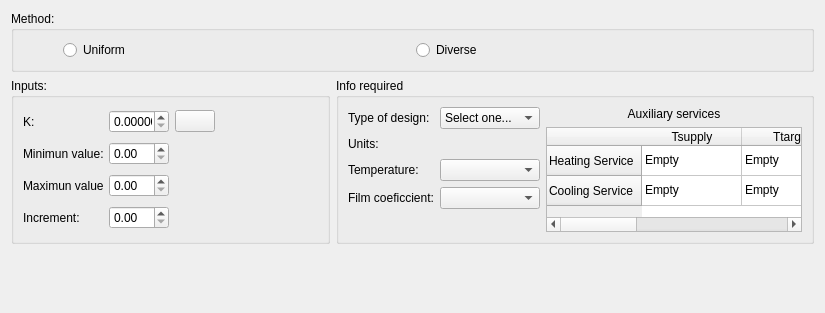
<?xml version="1.0" encoding="UTF-8"?>
<ui version="4.0">
 <class>contenido_plots_area</class>
 <widget class="QWidget" name="contenido_plots_area">
  <property name="geometry">
   <rect>
    <x>0</x>
    <y>0</y>
    <width>825</width>
    <height>313</height>
   </rect>
  </property>
  <property name="windowTitle">
   <string>Form</string>
  </property>
  <layout class="QGridLayout" name="gridLayout_8">
   <item row="0" column="0" colspan="3">
    <layout class="QGridLayout" name="gridLayout_2">
     <item row="0" column="0">
      <widget class="QGroupBox" name="groupBox">
       <property name="title">
        <string>Method:</string>
       </property>
       <layout class="QGridLayout" name="gridLayout_3">
        <item row="0" column="3">
         <spacer name="horizontalSpacer_3">
          <property name="orientation">
           <enum>Qt::Horizontal</enum>
          </property>
          <property name="sizeType">
           <enum>QSizePolicy::Ignored</enum>
          </property>
          <property name="sizeHint" stdset="0">
           <size>
            <width>40</width>
            <height>20</height>
           </size>
          </property>
         </spacer>
        </item>
        <item row="0" column="0">
         <spacer name="horizontalSpacer_2">
          <property name="orientation">
           <enum>Qt::Horizontal</enum>
          </property>
          <property name="sizeType">
           <enum>QSizePolicy::Ignored</enum>
          </property>
          <property name="sizeHint" stdset="0">
           <size>
            <width>40</width>
            <height>20</height>
           </size>
          </property>
         </spacer>
        </item>
        <item row="0" column="2">
         <widget class="QRadioButton" name="Diverse">
          <property name="text">
           <string>Diverse</string>
          </property>
         </widget>
        </item>
        <item row="0" column="1">
         <widget class="QRadioButton" name="Uniform">
          <property name="text">
           <string>Uniform</string>
          </property>
         </widget>
        </item>
       </layout>
      </widget>
     </item>
    </layout>
   </item>
   <item row="1" column="0">
    <layout class="QGridLayout" name="gridLayout_5">
     <item row="0" column="0" rowspan="2">
      <widget class="QGroupBox" name="groupBox_3">
       <property name="title">
        <string>Inputs:</string>
       </property>
       <layout class="QGridLayout" name="gridLayout_7">
        <item row="3" column="1">
         <widget class="QDoubleSpinBox" name="SBinc">
          <property name="maximumSize">
           <size>
            <width>60</width>
            <height>16777215</height>
           </size>
          </property>
         </widget>
        </item>
        <item row="1" column="0">
         <widget class="QLabel" name="labelMin">
          <property name="maximumSize">
           <size>
            <width>80</width>
            <height>16777215</height>
           </size>
          </property>
          <property name="text">
           <string>Minimun value:</string>
          </property>
         </widget>
        </item>
        <item row="2" column="0">
         <widget class="QLabel" name="labelMax">
          <property name="maximumSize">
           <size>
            <width>80</width>
            <height>16777215</height>
           </size>
          </property>
          <property name="text">
           <string>Maximun value:</string>
          </property>
         </widget>
        </item>
        <item row="0" column="0">
         <widget class="QLabel" name="labelK">
          <property name="maximumSize">
           <size>
            <width>80</width>
            <height>16777215</height>
           </size>
          </property>
          <property name="text">
           <string>K:</string>
          </property>
         </widget>
        </item>
        <item row="0" column="3" rowspan="4">
         <spacer name="horizontalSpacer">
          <property name="orientation">
           <enum>Qt::Horizontal</enum>
          </property>
          <property name="sizeType">
           <enum>QSizePolicy::Expanding</enum>
          </property>
          <property name="sizeHint" stdset="0">
           <size>
            <width>40</width>
            <height>20</height>
           </size>
          </property>
         </spacer>
        </item>
        <item row="2" column="1">
         <widget class="QDoubleSpinBox" name="SBmax">
          <property name="maximumSize">
           <size>
            <width>60</width>
            <height>16777215</height>
           </size>
          </property>
         </widget>
        </item>
        <item row="1" column="1">
         <widget class="QDoubleSpinBox" name="SBmin">
          <property name="maximumSize">
           <size>
            <width>60</width>
            <height>16777215</height>
           </size>
          </property>
         </widget>
        </item>
        <item row="0" column="1">
         <widget class="QDoubleSpinBox" name="SBk">
          <property name="maximumSize">
           <size>
            <width>60</width>
            <height>16777215</height>
           </size>
          </property>
          <property name="decimals">
           <number>6</number>
          </property>
         </widget>
        </item>
        <item row="3" column="0">
         <widget class="QLabel" name="labelInc">
          <property name="maximumSize">
           <size>
            <width>80</width>
            <height>16777215</height>
           </size>
          </property>
          <property name="text">
           <string>Increment:</string>
          </property>
         </widget>
        </item>
        <item row="0" column="2">
         <widget class="QPushButton" name="pushButton">
          <property name="text">
           <string/>
          </property>
          <property name="icon">
           <iconset resource="resources.qrc">
            <normaloff>:/resources/Resources/ayuda.png</normaloff>:/resources/Resources/ayuda.png</iconset>
          </property>
         </widget>
        </item>
       </layout>
      </widget>
     </item>
    </layout>
   </item>
   <item row="1" column="1" colspan="2">
    <layout class="QGridLayout" name="gridLayout">
     <item row="0" column="0" rowspan="2">
      <widget class="QGroupBox" name="groupBox_4">
       <property name="title">
        <string>Info required</string>
       </property>
       <layout class="QGridLayout" name="gridLayout_9">
        <item row="0" column="2" rowspan="5">
         <layout class="QGridLayout" name="gridLayout_10">
          <item row="0" column="0">
           <widget class="QLabel" name="labelAux">
            <property name="text">
             <string>Auxiliary services</string>
            </property>
            <property name="alignment">
             <set>Qt::AlignCenter</set>
            </property>
           </widget>
          </item>
          <item row="1" column="0">
           <widget class="QTableWidget" name="Services">
            <property name="sizePolicy">
             <sizepolicy hsizetype="Fixed" vsizetype="Fixed">
              <horstretch>0</horstretch>
              <verstretch>130</verstretch>
             </sizepolicy>
            </property>
            <property name="minimumSize">
             <size>
              <width>0</width>
              <height>0</height>
             </size>
            </property>
            <property name="maximumSize">
             <size>
              <width>400</width>
              <height>105</height>
             </size>
            </property>
            <row>
             <property name="text">
              <string>Heating Service</string>
             </property>
            </row>
            <row>
             <property name="text">
              <string>Cooling Service</string>
             </property>
            </row>
            <column>
             <property name="text">
              <string>Tsupply</string>
             </property>
            </column>
            <column>
             <property name="text">
              <string>Ttarget</string>
             </property>
            </column>
            <column>
             <property name="text">
              <string>h</string>
             </property>
            </column>
            <item row="0" column="0">
             <property name="text">
              <string>Empty</string>
             </property>
            </item>
            <item row="0" column="1">
             <property name="text">
              <string>Empty</string>
             </property>
            </item>
            <item row="0" column="2">
             <property name="text">
              <string>Empty</string>
             </property>
            </item>
            <item row="1" column="0">
             <property name="text">
              <string>Empty</string>
             </property>
            </item>
            <item row="1" column="1">
             <property name="text">
              <string>Empty</string>
             </property>
            </item>
            <item row="1" column="2">
             <property name="text">
              <string>Empty</string>
             </property>
            </item>
           </widget>
          </item>
         </layout>
        </item>
        <item row="0" column="0">
         <widget class="QLabel" name="labelType">
          <property name="maximumSize">
           <size>
            <width>100</width>
            <height>16777215</height>
           </size>
          </property>
          <property name="text">
           <string>Type of design:</string>
          </property>
         </widget>
        </item>
        <item row="0" column="1">
         <widget class="QComboBox" name="TypeDesign">
          <property name="maximumSize">
           <size>
            <width>100</width>
            <height>23</height>
           </size>
          </property>
          <item>
           <property name="text">
            <string>Select one...</string>
           </property>
          </item>
          <item>
           <property name="text">
            <string>Countercurrent</string>
           </property>
          </item>
          <item>
           <property name="text">
            <string>Cococurrent</string>
           </property>
          </item>
         </widget>
        </item>
        <item row="1" column="0">
         <widget class="QLabel" name="label">
          <property name="maximumSize">
           <size>
            <width>100</width>
            <height>16777215</height>
           </size>
          </property>
          <property name="text">
           <string>Units:</string>
          </property>
         </widget>
        </item>
        <item row="2" column="0">
         <widget class="QLabel" name="label_2">
          <property name="maximumSize">
           <size>
            <width>100</width>
            <height>16777215</height>
           </size>
          </property>
          <property name="text">
           <string>Temperature:</string>
          </property>
         </widget>
        </item>
        <item row="2" column="1">
         <widget class="QComboBox" name="comboBoxT">
          <property name="maximumSize">
           <size>
            <width>100</width>
            <height>23</height>
           </size>
          </property>
         </widget>
        </item>
        <item row="3" column="1">
         <widget class="QComboBox" name="comboBoxF">
          <property name="maximumSize">
           <size>
            <width>100</width>
            <height>23</height>
           </size>
          </property>
         </widget>
        </item>
        <item row="3" column="0">
         <widget class="QLabel" name="label_3">
          <property name="maximumSize">
           <size>
            <width>100</width>
            <height>16777215</height>
           </size>
          </property>
          <property name="text">
           <string>Film coeficcient:</string>
          </property>
         </widget>
        </item>
       </layout>
      </widget>
     </item>
    </layout>
   </item>
   <item row="2" column="0" colspan="3">
    <spacer name="verticalSpacer">
     <property name="orientation">
      <enum>Qt::Vertical</enum>
     </property>
     <property name="sizeType">
      <enum>QSizePolicy::Expanding</enum>
     </property>
     <property name="sizeHint" stdset="0">
      <size>
       <width>20</width>
       <height>40</height>
      </size>
     </property>
    </spacer>
   </item>
  </layout>
 </widget>
 <resources>
  <include location="resources.qrc"/>
 </resources>
 <connections/>
</ui>
